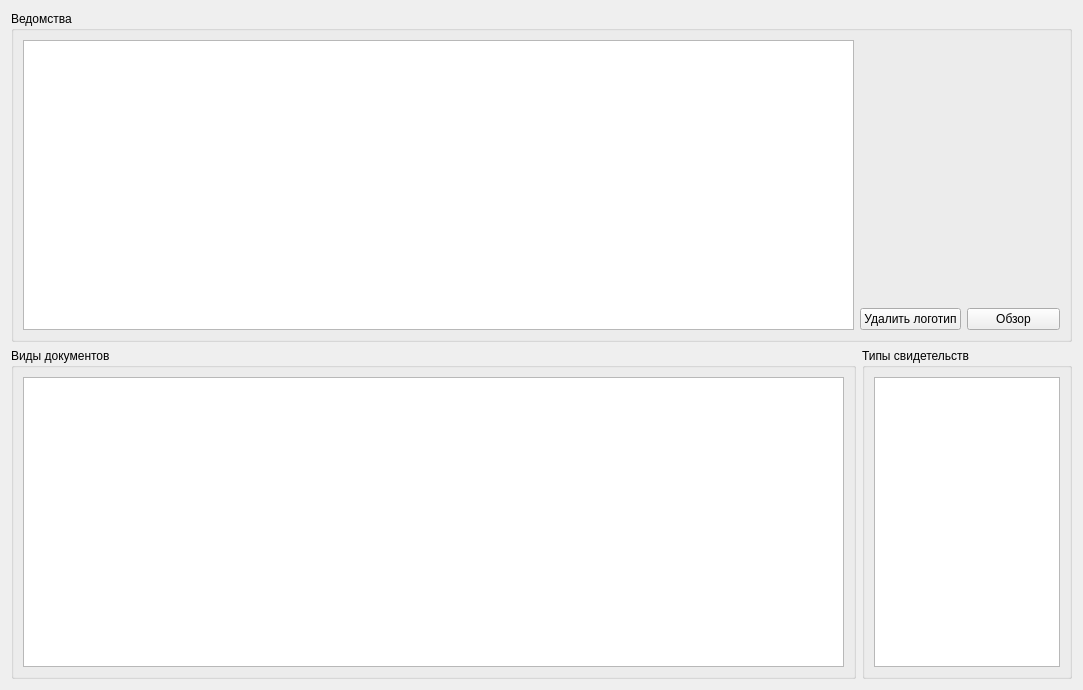
<?xml version="1.0" encoding="UTF-8"?>
<ui version="4.0">
 <class>FormVed</class>
 <widget class="QWidget" name="FormVed">
  <property name="geometry">
   <rect>
    <x>0</x>
    <y>0</y>
    <width>1083</width>
    <height>690</height>
   </rect>
  </property>
  <property name="windowTitle">
   <string>Form</string>
  </property>
  <layout class="QVBoxLayout" name="verticalLayout_5">
   <item>
    <widget class="QGroupBox" name="groupBox">
     <property name="title">
      <string>Ведомства</string>
     </property>
     <layout class="QVBoxLayout" name="verticalLayout_4">
      <item>
       <layout class="QHBoxLayout" name="horizontalLayout_2">
        <item>
         <widget class="DbViewer" name="tableViewVed">
          <property name="selectionMode">
           <enum>QAbstractItemView::SingleSelection</enum>
          </property>
          <property name="selectionBehavior">
           <enum>QAbstractItemView::SelectRows</enum>
          </property>
         </widget>
        </item>
        <item>
         <layout class="QVBoxLayout" name="verticalLayout_2">
          <item>
           <widget class="QLabel" name="labelSimb">
            <property name="minimumSize">
             <size>
              <width>200</width>
              <height>200</height>
             </size>
            </property>
            <property name="maximumSize">
             <size>
              <width>200</width>
              <height>300</height>
             </size>
            </property>
            <property name="text">
             <string/>
            </property>
           </widget>
          </item>
          <item>
           <layout class="QHBoxLayout" name="horizontalLayout">
            <item>
             <widget class="QPushButton" name="cmdDel">
              <property name="text">
               <string>Удалить логотип</string>
              </property>
             </widget>
            </item>
            <item>
             <widget class="QPushButton" name="cmdBrowse">
              <property name="text">
               <string>Обзор</string>
              </property>
             </widget>
            </item>
           </layout>
          </item>
         </layout>
        </item>
       </layout>
      </item>
     </layout>
    </widget>
   </item>
   <item>
    <layout class="QHBoxLayout" name="horizontalLayout_3">
     <item>
      <widget class="QGroupBox" name="groupBox_2">
       <property name="title">
        <string>Виды документов</string>
       </property>
       <layout class="QVBoxLayout" name="verticalLayout">
        <item>
         <widget class="DbViewer" name="tableViewDocVid"/>
        </item>
       </layout>
      </widget>
     </item>
     <item>
      <widget class="QGroupBox" name="groupBox_3">
       <property name="maximumSize">
        <size>
         <width>210</width>
         <height>16777215</height>
        </size>
       </property>
       <property name="title">
        <string>Типы свидетельств</string>
       </property>
       <layout class="QVBoxLayout" name="verticalLayout_3">
        <item>
         <widget class="DbViewer" name="tableViewDocType"/>
        </item>
       </layout>
      </widget>
     </item>
    </layout>
   </item>
  </layout>
 </widget>
 <customwidgets>
  <customwidget>
   <class>DbViewer</class>
   <extends>QTableView</extends>
   <header>db/dbviewer.h</header>
  </customwidget>
 </customwidgets>
 <resources/>
 <connections/>
</ui>
